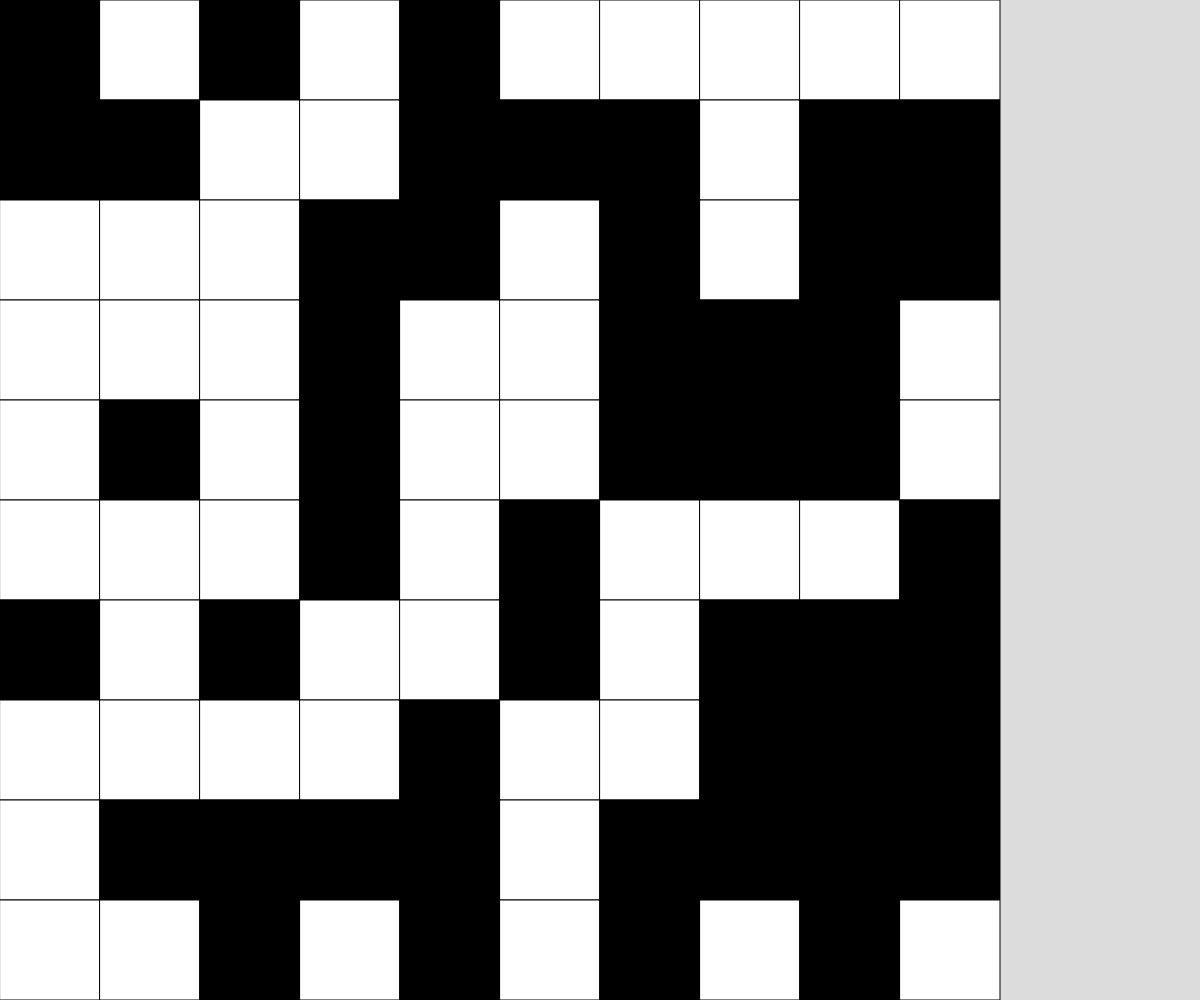
Frame 1 (no input)
Frame 60 (no input): identical to frame 1, image omitted
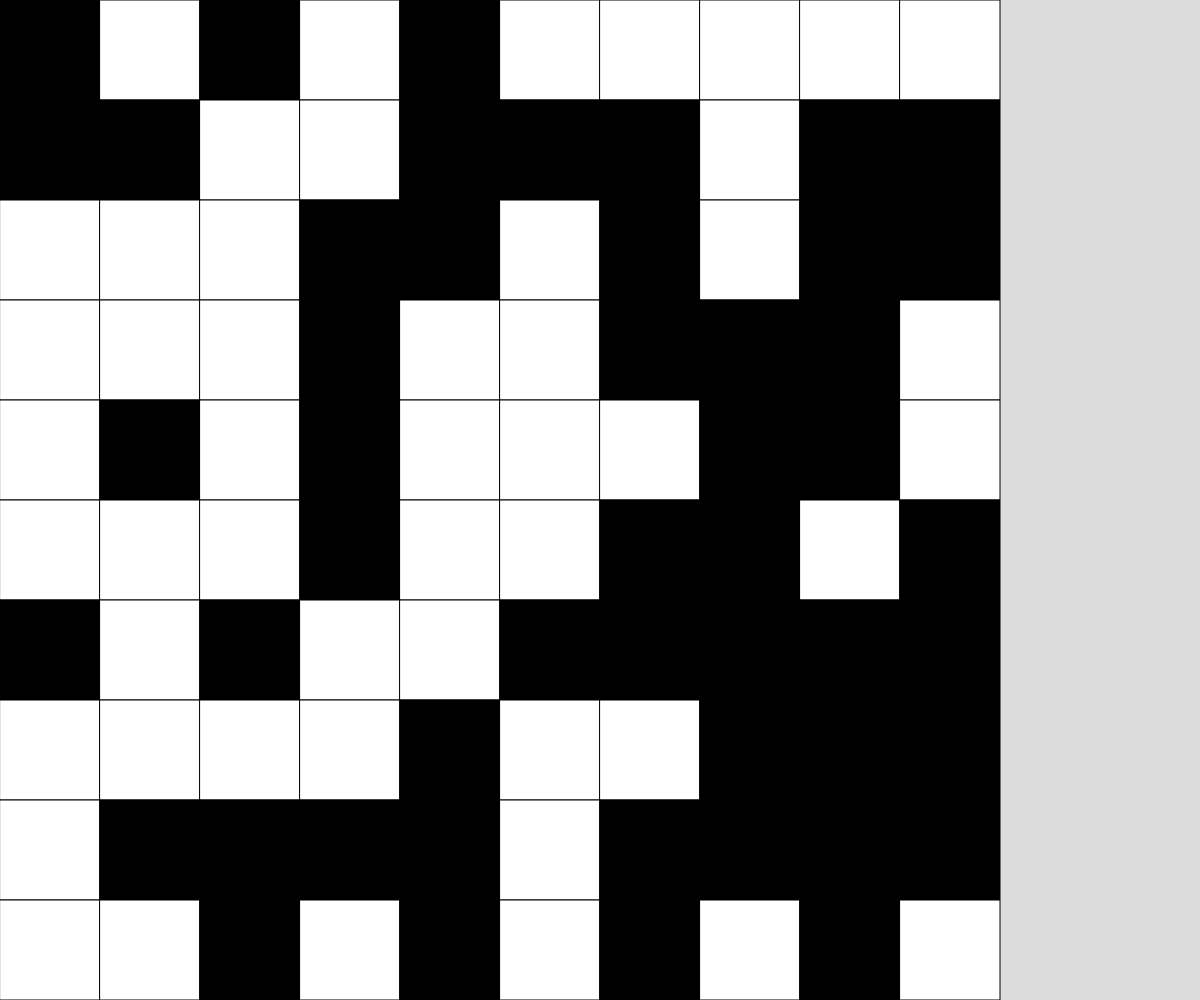
Frame 120 (the mouse pressed at the canvas centre since frame 60)

The p5.js sketch that drew these frames (run headless with seeded random() and noise() and a simulated clock; from frame 60 on, the mouse is pressed at the canvas centre):

// p5.js sketch
// ── sketch.js
// 2D Grid
// Dan Schellenberg
// Apr 9, 2024

// if you are hard-coding a level, I'd use something like this

// let grid = [[1, 0, 0, 1],
//             [0, 1, 0, 1],
//             [1, 1, 0, 0],
//             [1, 0, 1, 1],
//             [0, 0, 0, 1],
//             [0, 0, 1, 1],
//             [0, 1, 0, 1],
//             [0, 0, 0, 1]];

let grid;
let cellSize;
let neighboorhood = true;

const GRID_SIZE = 10;

function setup() {
  createCanvas(windowWidth, windowHeight);

  //if randomizing the grid, do this:
  grid = generateRandomGrid(GRID_SIZE, GRID_SIZE);
  
  if (height < width) {
    cellSize = height/grid.length;
  }
  else {
    cellSize = width/grid.length;
  }
}

function windowResized() {
  resizeCanvas(windowWidth, windowHeight);
  
  if (height < width) {
    cellSize = height/grid.length;
  }
  else {
    cellSize = width/grid.length;
  }
}

function draw() {
  background(220);
  displayGrid();
}

function keyPressed() {
  if (key === "r") {
    grid = generateRandomGrid(GRID_SIZE, GRID_SIZE);
  }

  if (key === "e") {
    grid = generateEmptyGrid(GRID_SIZE, GRID_SIZE);
  }
  
  if (key === "n") {
    neighboorhood = true;
  }

  if (key === "s") {
    neighboorhood = false;
  }
}

function mousePressed() {
  let x = Math.floor(mouseX/cellSize);
  let y = Math.floor(mouseY/cellSize);

  // console.log(x, y);

  //don't fall off the edge of the grid...
  for (let toggledCell of [[x, y], [x + 1, y], [x, y + 1], [x - 1, y], [x, y - 1]]) {
    if (toggledCell[0] < GRID_SIZE && toggledCell[1] < GRID_SIZE
        && toggledCell[0] >= 0 && toggledCell[1] >= 0 &&
        (neighboorhood || toggledCell[0] === x && toggledCell[1] === y)) {
      toggleCell(toggledCell[0], toggledCell[1]); 
    }
  }
}

function toggleCell(x, y) {
  //toggle the color of the cell
  if (grid[y][x] === 0) {
    grid[y][x] = 1;
  }
  else {
    grid[y][x] = 0;
  }
}

function displayGrid() {
  for (let y = 0; y < grid.length; y++) {
    for (let x = 0; x < grid[y].length; x++) {
      if (grid[y][x] === 1) {
        fill("black");
      }
      else {
        fill("white");
      }
      square(x * cellSize, y * cellSize, cellSize);
    }
  }
}

function generateRandomGrid(cols, rows) {
  let emptyArray = [];
  for (let y = 0; y < rows; y++) {
    emptyArray.push([]);
    for (let x = 0; x < cols; x++) {
      //half the time, be a 1. Other half, be a 0.
      if (random(100) < 50) {
        emptyArray[y].push(0);
      }
      else {
        emptyArray[y].push(1);
      }
    }
  }
  return emptyArray;
}

function generateEmptyGrid(cols, rows) {
  let emptyArray = [];
  for (let y = 0; y < rows; y++) {
    emptyArray.push([]);
    for (let x = 0; x < cols; x++) {
      emptyArray[y].push(0);
    }
  }
  return emptyArray;
}
